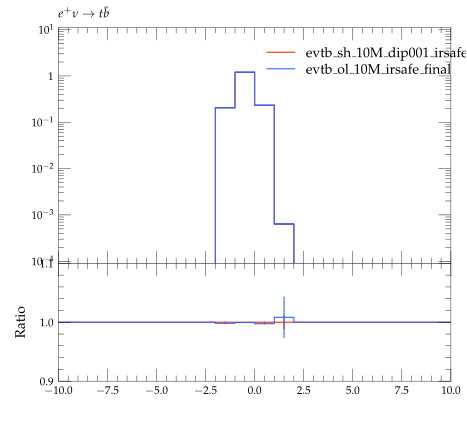

Python code for this plot:
#! /usr/bin/env python

# This Python script was auto-generated using YODA v2.0.0.
# Analysis object: /evtb/inc_t_y
# Timestamp: 16-04-2024 (14:02:27)

import matplotlib as mpl
import matplotlib.pyplot as plt
mpl.use('Agg') # comment out for interactive use
import os
import numpy as np

plotDir = os.path.split(os.path.realpath(__file__))[0]
if 'YODA_USER_PLOT_PATH' in globals():
    plot_outdir = globals()['YODA_USER_PLOT_PATH']
else:
    plot_outdir = plotDir

#plot style
plt.style.use(os.path.join(plotDir, '../default.mplstyle'))
# plot metadata
figW, figH = plt.rcParams['figure.figsize']
ax_xLabel = r''
ax_yLabel = r''
ax_title  = r'$e^+ \nu \to t \bar b$'
ax_xScale = 'linear'
ax_yScale = 'log'
xLims = (-10.0, 10.0)
yLims = (9e-05, 11.0)

# TeX-friendly labels for the legend
labels = [ r"evtb\_sh\_10M\_dip001\_irsafe\_final", r"evtb\_ol\_10M\_irsafe\_final" ]

# Create figure and axis objects
fig, (ax, ratio0_ax) = plt.subplots(2, 1, sharex=True,
                  figsize=(figW,figH), gridspec_kw={'height_ratios': (2, 1)})
ratio0_ax.yaxis.set_major_locator(mpl.ticker.MultipleLocator(0.1))
ratio0_ax.set_ylim(0.9, 1.1)
ratio0_ax.set_ylabel('Ratio')

# LineColor map: curve index -> color
linecolors = {0: '#EE3311', 1: '#3366FF'}
# the numerical data is stored in a separate file
dataf = dict()
prefix = os.path.split(__file__)[0]
if prefix:    prefix = prefix + '/'
exec(open(prefix+'inc_t_y__data.py').read(), dataf)


legend_handles = [] # keep track of handles for the legend

# style options for curves
# starts at zorder>=5 to draw curve on top of legend
styles = {
  'curve0': {
    'color' : linecolors[0],
    'linestyle' : '-',
    'marker' : 'o',
    'zorder' : 5,
    'histstyle' : True,
  },
  'curve1': {
    'color' : linecolors[1],
    'linestyle' : '-',
    'marker' : 'o',
    'zorder' : 6,
    'histstyle' : True,
  },
}
# curve from input yoda files in main panel
for label in dataf['yvals'].keys():
    if all(np.isnan(v) for v in dataf['yvals'][label]):
        continue
    tmp = None
    if styles[label]['histstyle']: # draw as histogram
        tmp, = ax.plot(dataf['xedges'], dataf['yedges'][label],
                       color=styles[label]['color'],
                       linestyle=styles[label]['linestyle'],
                       drawstyle='steps-pre', solid_joinstyle='miter',
                       zorder=styles[label]['zorder'], label=label)
        ax.errorbar(dataf['xpoints'], dataf['yvals'][label], color=styles[label]['color'],
                    xerr=dataf['xerrs'], yerr=[dataf['ydowns'][label], dataf['yups'][label]],
                    linestyle='none', zorder=styles[label]['zorder'])
    else: # draw as scatter
        tmp = ax.errorbar(dataf['xpoints'], dataf['yvals'][label],
                          xerr=dataf['xerrs'],
                          yerr=[ dataf['ydowns'][label],
                          dataf['yups'][label] ],
                          fmt=styles[label]['marker'],
                          ecolor=styles[label]['color'],
                          color=styles[label]['color'], zorder=2)
        tmp[-1][0].set_linestyle(styles[label]['linestyle'])
    legend_handles += [tmp]
    for varLabel in dataf['variation_yvals'].keys():
        if varLabel.startswith(label):
            tmp, = ax.plot(dataf['xedges'], dataf['variation_yvals'][varLabel],
                           color=styles[label]['color'],
                           linestyle=styles[label]['linestyle'],
                           drawstyle='steps-pre', solid_joinstyle='miter',
                           zorder=styles[label]['zorder'], alpha=0.5)


# plots on ratio panel
# curve from input yoda files in ratio panel
for label, yvals in dataf['ratio0_yvals'].items():
    if all(np.isnan(v) for v in yvals):
        continue
    if styles[label]['histstyle']: # plot as histogram
        ratio0_ax.plot(dataf['xedges'], yvals,
                       color=styles[label]['color'],
                       linestyle=styles[label]['linestyle'],
                       drawstyle='steps-pre', zorder=1,
                       solid_joinstyle='miter')
        ratio0_ax.vlines(dataf['xpoints'],
                         dataf['ratio0_ymin'][label],
                         dataf['ratio0_ymax'][label],
                         color=styles[label]['color'], zorder=1)
    else: # plot as scatter
        tmp = ratio0_ax.errorbar(dataf['xpoints'],
                                 yvals, xerr=dataf['xerrs'],
                                 yerr=dataf['ratio0_yerrs'][label],
                                 fmt=styles[label]['marker'],
                                 ecolor=styles[label]['color'],
                                 color=styles[label]['color'])
        tmp[-1][0].set_linestyle(styles[label]['linestyle'])

    for varlabel in dataf['ratio0_variation_vals'].keys():
        if varlabel.startswith(label):
            ratio0_ax.plot(dataf['xedges'],
                            dataf['ratio0_variation_vals'][varlabel],
                            color=styles[label]['color'],
                            linestyle=styles[label]['linestyle'],
                            drawstyle='steps-pre', solid_joinstyle='miter',
                            zorder=1, alpha=0.5)

legend_pos = (0.5, 0.97)
ax.legend(legend_handles, labels, loc='upper left', bbox_to_anchor=legend_pos)

# set plot metadata as defined above
ratio0_ax.set_xlabel(ax_xLabel)
ratio0_ax.xaxis.set_label_coords(1., -.15)
ax.set_ylabel(ax_yLabel, loc='top')
ax.set_title(ax_title, loc='left')
ax.set_xscale(ax_xScale)
ax.set_yscale(ax_yScale)
ax.set_xlim(xLims)
ax.set_ylim(yLims)

# tick formatting
plt.rcParams['xtick.top'] = True
plt.rcParams['ytick.right'] = True
ax.yaxis.set_major_locator(mpl.ticker.LogLocator(base=10.0, numticks=np.inf))
ax.yaxis.set_minor_locator(mpl.ticker.LogLocator(
                           base=10.0, subs=np.arange(0.1, 1, 0.1), numticks=np.inf))
fig.align_ylabels((ax, ratio0_ax))
plt.savefig(os.path.join(plot_outdir, 'inc_t_y.pdf'), format='PDF')
plt.savefig(os.path.join(plot_outdir, 'inc_t_y.png'), format='PNG')

plt.close(fig)
